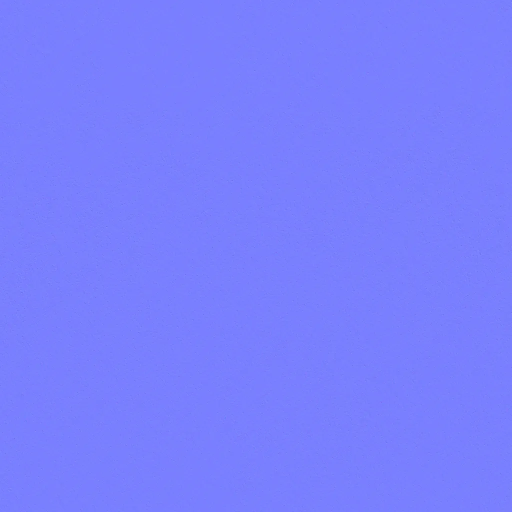
#> input picture assets/tex/leather_white_nor_gl.webp, 1024 x 1024 px (shown at 1/2 size); its folder holds 7 pictures in this run
$ python glove_tex.py
#> lines starting #> are read from the running program, lines starting #| are printed output that depends on the picture; after the words box and inside, x2 and y2 are one past the last pixel; in counts of white or black regions, pixels touching at a corner belong together
#!/usr/bin/env python3
"""The glove's textures: leather from the CC0 tile, panels, double stitching, piping, strap and trim drawn into a height field.
Outputs assets/people/glove_{d,n,r}.webp. glove_d's alpha says where the corner colour applies: 1 on leather, 0 on trim and strap.
UV follows gfx/people/glove.js: u round from the thumb side (0), palm .25, far side .5, back of the hand .75; v = .78*(x+.098)/.249; thumb v .80..1."""
import os
import numpy as np
from PIL import Image,ImageFilter
HERE=os.path.dirname(os.path.abspath(__file__));SITE=os.path.dirname(os.path.dirname(HERE));TEX=os.path.join(SITE,'assets','tex');OUT=os.path.join(SITE,'assets','people')
W=H=1400
v,u=np.meshgrid((np.arange(H)+.5)/H,(np.arange(W)+.5)/W,indexing='ij')
def load(n): return np.asarray(Image.open(os.path.join(TEX,n)).convert('RGB'),dtype=np.float32)/255
def tile(a,rx,ry):
    h,w=a.shape[:2];yy=(np.arange(H)*ry*h/H).astype(int)%h;xx=(np.arange(W)*rx*w/W).astype(int)%w;return a[yy][:,xx]
def h2n(Hg,s):
    gy,gx=np.gradient(Hg);n=np.dstack([-gx*s,-gy*s,np.ones_like(Hg)]);return n/np.linalg.norm(n,axis=2,keepdims=True)
def rnm(a,b):
    t=a+np.array([0,0,1.]);u_=b*np.array([-1,-1,1.]);r=t*(t*u_).sum(2,keepdims=True)/t[...,2:3]-u_;return r/np.linalg.norm(r,axis=2,keepdims=True)
gauss=lambda x,s:np.exp(-(x/s)**2)
vx=lambda x:.78*(x+.098)/.249                  # v of a position along the spine
Lu=.36;Lv=.249/.78                             # metres per unit of u (mitt girth) and of v
lw=load('leather_white_nor_gl.webp')*2-1;ld=load('leather_white_diff.webp').mean(2);lr=load('leather_white_rough.webp').mean(2)
#> call 2 of load, with n = 'leather_white_diff.webp'
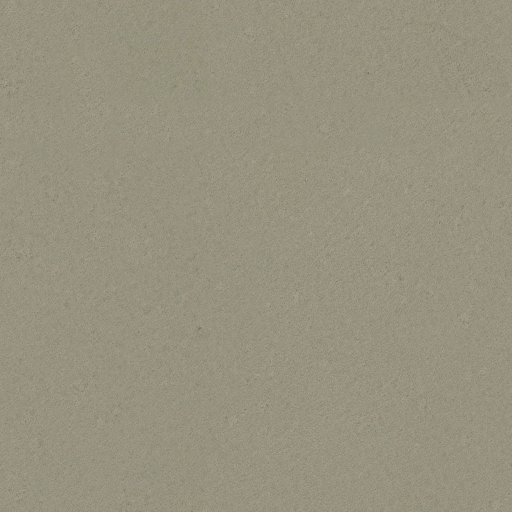
#> input picture assets/tex/leather_white_diff.webp, 1024 x 1024 px (shown at 1/2 size)
#> call 3 of load, with n = 'leather_white_rough.webp'
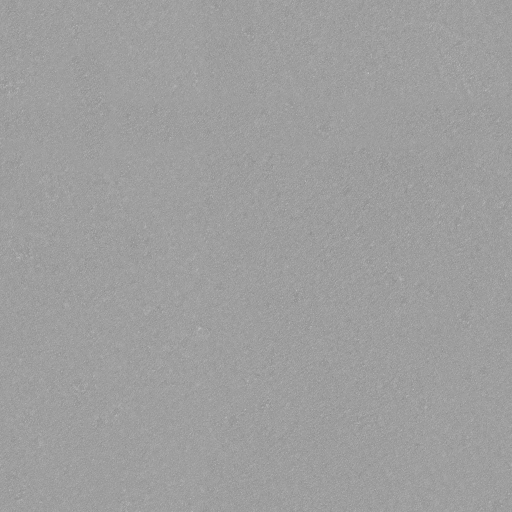
#> input picture assets/tex/leather_white_rough.webp, 1024 x 1024 px (shown at 1/2 size)
rx,ry=Lu/.11,Lv/.11                            # one tile about 11 cm of leather
gN=tile(lw,rx,ry);gD=tile(ld[...,None],rx,ry)[...,0];gR=tile(lr[...,None],rx,ry)[...,0]
mitt=v<.79;thumb=v>=.795
Hg=np.zeros((H,W));dark=np.zeros((H,W));thread=np.zeros((H,W));trim=np.zeros((H,W));strapM=np.zeros((H,W),bool)
def cyc(a,b): d=np.abs(a-b);return np.minimum(d,1-d)
def useam(c,vlo,vhi,depth=1.,pipe=False,stitch=True):
    """a seam running along the spine at u=c"""
    d=cyc(u,c)*Lu;on=((v>vlo)&(v<vhi)).astype(np.float32)
    # the puff fades out where the seam ends, or its edge would draw a ring round the mitt
    sm=lambda a,b,x:(lambda s:s*s*(3-2*s))(np.clip((x-a)/(b-a),0,1));fade=sm(vlo-.002,vlo+.012,v)*(1-sm(vhi-.05,vhi+.002,v))
    Hg[:]+=-gauss(d,.0016)*on*depth;dark[:]=np.maximum(dark,gauss(d,.0014)*on)
    Hg[:]+=(1-np.exp(-(d/.016)**2))*fade*.9      # the panels either side puff up away from it
    if pipe:
        p=gauss(d-.0003,.0011)*on;trim[:]=np.maximum(trim,p*.8);Hg[:]+=p*.8
    if stitch:
        for off in (.0042,):
            s=gauss(d-off,.00085)*on*(np.sin(v*Lv*2*np.pi/.0062)>-.25);thread[:]=np.maximum(thread,s)
def vseam(x,depth=1.,stitch=True,off=(.0042,)):
    """a seam running round the glove at spine position x"""
    d=np.abs(v-vx(x))*Lv;on=mitt.astype(np.float32)
    Hg[:]+=-gauss(d,.0014)*on*depth;dark[:]=np.maximum(dark,gauss(d,.0012)*on)
    if stitch:
        for o in off:
            d2=np.abs(v-vx(x)-o/Lv)*Lv;s=gauss(d2,.00085)*on*(np.sin(u*Lu*2*np.pi/.0062)>-.25);thread[:]=np.maximum(thread,s)
# panels over the back of the hand: a centre panel with piping, two side panels; a palm panel with its own seams
vtop=vx(.122);vbase=vx(-.012)
useam(.75-.082,vbase,vtop,1.,pipe=True);useam(.75+.082,vbase,vtop,1.,pipe=True)
useam(.075,vbase,vtop,.8);useam(.425,vbase,vtop,.8)
# the cuff: seam where it meets the mitt, a white band, the strap, a hem
vseam(-.012,1.2,True,(-.0042,.0042))
sv0,sv1=vx(-.072),vx(-.024);strapM[(v>sv0)&(v<sv1)]=True
Hg+=np.where(strapM,1.3,0)
Hg+=(np.random.default_rng(3).random((H,W))-.5)*.12*strapM     # hook and loop
edge=np.minimum(np.abs(v-sv0),np.abs(v-sv1))*Lv
trim=np.maximum(trim,gauss(edge,.0016)*(v<.79));thread=np.maximum(thread,gauss(edge-.0038,.0008)*(np.sin(u*Lu*2*np.pi/.006)>-.2)*strapM)
tab=(cyc(u,.75)*Lu<.034)&strapM                                   # the strap's pull tab, on the back of the wrist
Hg+=tab*.9;tabe=np.abs(cyc(u,.75)*Lu-.034);thread=np.maximum(thread,gauss(tabe-.002,.0008)*strapM*(np.sin(v*Lv*2*np.pi/.006)>-.2))
band=(v>vx(-.094))&(v<vx(-.083))                                  # a white band near the hem
trim=np.maximum(trim,band.astype(np.float32));Hg+=band*.35
hem=np.exp(-(v/.008)**2);Hg-=hem*.9;dark=np.maximum(dark,hem*.6)
# soft dome across the whole hand part, so highlights roll over the knuckles
# wrinkles at the wrist where the leather bends
rng=np.random.default_rng(11);wr=np.zeros((H,W))
for k in range(16):
    c=rng.uniform(vx(-.006),vx(.024));w=rng.uniform(.0016,.0035)/Lv;a=rng.uniform(.3,1.);p=rng.uniform(0,6.28);wr+=a*np.exp(-((v-c-.006*np.sin(u*12+p))/w)**2)*(.5+.5*np.sin(u*6.28*rng.integers(1,3)+p))
Hg-=wr*.35
# thumb: a seam along its outer side, a seam where it joins, darker at the root
tu=cyc(u,.0);d=tu*.13
tv=(v-.80)/.20
Hg=np.where(thumb,0,Hg);dark=np.where(thumb,0,dark);thread=np.where(thumb,0,thread);trim=np.where(thumb,0,trim)
sd=cyc(u,.75)*.13;Hg+=thumb*(-gauss(sd,.0014)+(1-np.exp(-(sd/.012)**2))*.6);dark=np.maximum(dark,thumb*gauss(sd,.0012));thread=np.maximum(thread,thumb*gauss(sd-.0038,.0008)*(np.sin(v*.07*2*np.pi/.0062*3)>-.2))
root=thumb*np.exp(-(tv/.12)**2);dark=np.maximum(dark,root*.8)
# normal
def blur(a):
    k=np.array([1,4,6,4,1],np.float32)/16;o=sum(np.roll(a,i-2,1)*k[i] for i in range(5));return sum(np.roll(o,i-2,0)*k[i] for i in range(5))
nmap=h2n(blur(Hg),3.2)
Ngrain=gN.copy();Ngrain[...,:2]*=.8;Ngrain/=np.linalg.norm(Ngrain,axis=2,keepdims=True)
Nf=rnm(Ngrain,nmap)
#> in rnm, `t = a + np.array([0, 0, 1.0])`:
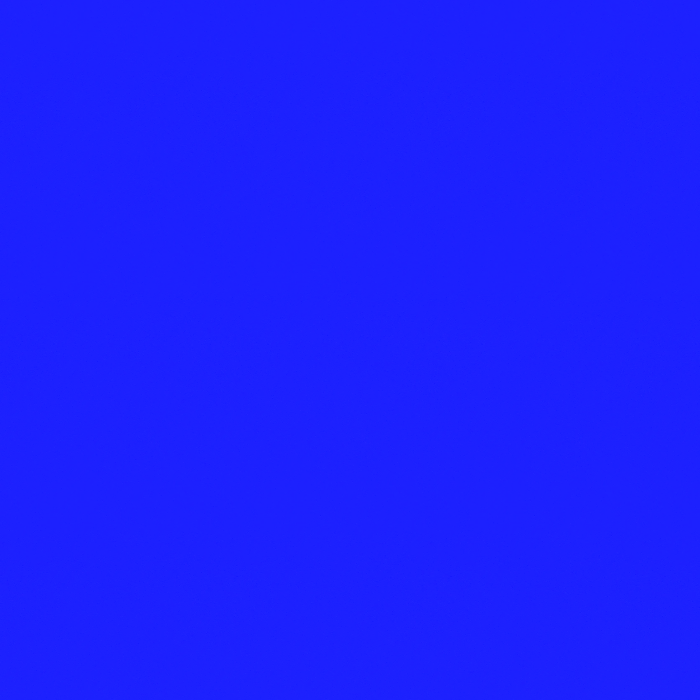
#> t: shape (1400, 1400, 3) float64 (shown at 1/2 size); mean R, G, B -0.0402, -0.00258, 2; drawn with min black and max white
# albedo: near white leather so the corner colour rules; alpha 1 where it applies
A=np.clip(.86+(gD-gD.mean())*.5,.6,1)
alb=np.dstack([A,A,A])
alb*=(1-dark*.72)[...,None]
tint=np.ones((H,W),np.float32)
strapC=np.array([.035,.035,.04]);alb[strapM]=strapC*(1+(gD[strapM,None]-gD.mean())*.8)
tint[strapM]=0
tr=np.clip(trim,0,1)[...,None];alb=alb*(1-tr)+np.array([.86,.85,.82])*tr;tint=tint*(1-tr[...,0])
th=np.clip(thread,0,1)[...,None];alb=alb*(1-th)+np.array([.9,.89,.84])*th;tint=tint*(1-th[...,0])
tab2=(tab&(np.abs(v-(sv0+sv1)/2)<.013))
alb[tab2]=np.array([.82,.81,.78]);tint[tab2]=0
# roughness: broken-in leather, satin rather than glossy; matte on the strap and thread
R=np.clip(.40+(gR-gR.mean())*.55+dark*.25,.2,1);R=np.where(strapM,.85,R);R=R*(1-th[...,0])+.7*th[...,0];R=R*(1-tr[...,0]*.5)+.42*tr[...,0]*.5
#> after `R = np.where(strapM, 0.85, R)`:
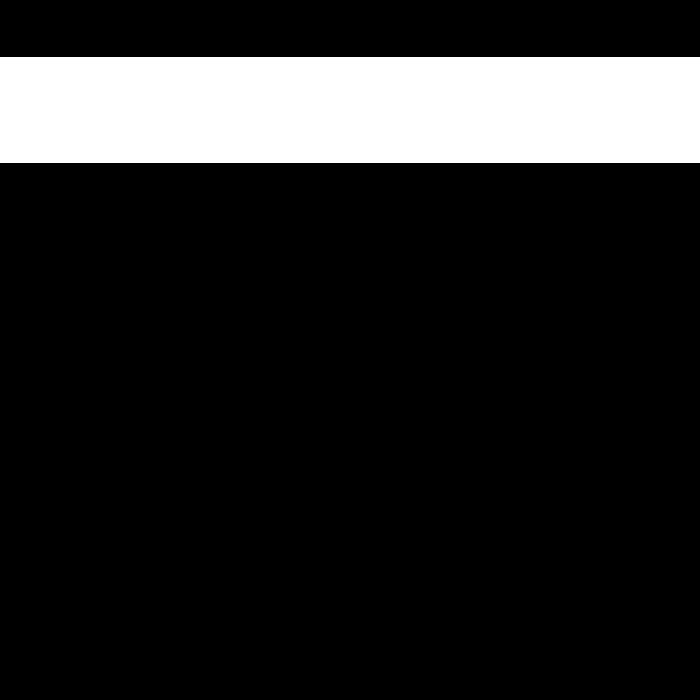
#> strapM: shape (1400, 1400) bool (shown at 1/2 size); 15.1% white; 1 white region, box (x1, y1, x2, y2) and area: (0, 114, 1400, 325) 295400
#> after `R = R * (1 - th[..., 0]) + 0.7 * th[..., 0]`:
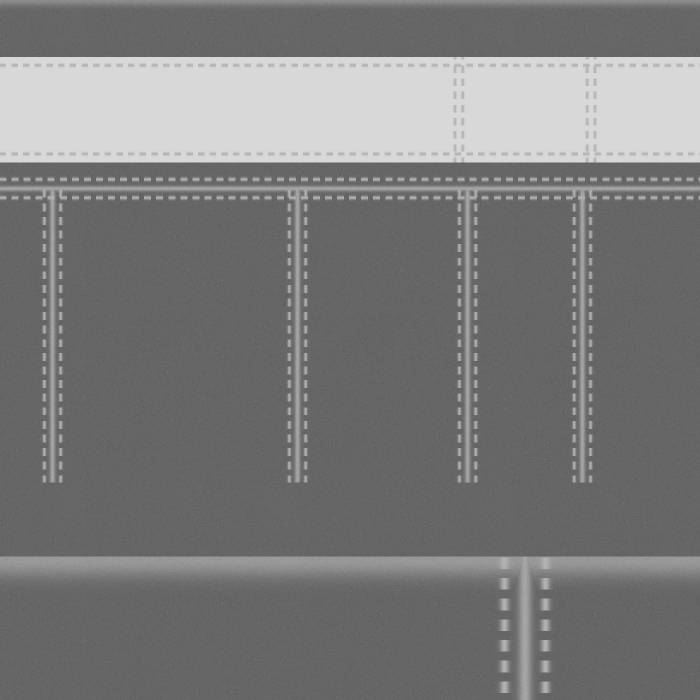
#> R: shape (1400, 1400) float64 (shown at 1/2 size); min 0.33, max 0.85, mean 0.483
def save(a,n,q,alpha=None):
    a8=(np.clip(a,0,1)*255).astype(np.uint8)
    if alpha is not None: a8=np.dstack([a8,(np.clip(alpha,0,1)*255).astype(np.uint8)])
    Image.fromarray(a8,'RGBA' if alpha is not None else 'RGB').save(os.path.join(OUT,n),'WEBP',quality=q,method=6,alpha_quality=90);print(n,os.path.getsize(os.path.join(OUT,n))//1024,'KB')
save(alb,'glove_d.webp',88,tint);save(Nf*.5+.5,'glove_n.webp',90);save(np.dstack([R]*3),'glove_r.webp',84)
#> in save, `if alpha is not None: a8=np.dstack([a8,(np.clip(alpha,0,1)*255).astype..`:
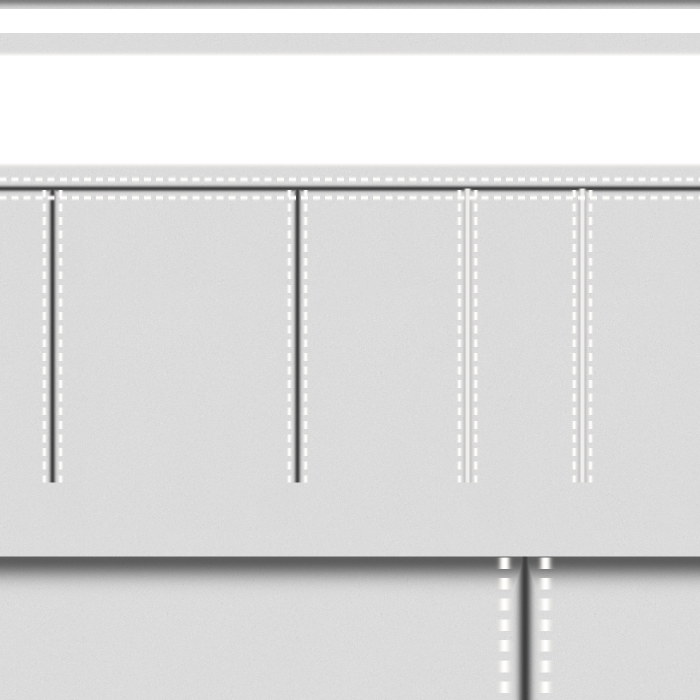
#> a8: shape (1400, 1400, 4) (shown at 1/2 size); mean of channels 0, 1, 2, 3 184.8, 184.6, 184, 200.2; transparent parts drawn white
#> in save, `if alpha is not None: a8=np.dstack([a8,(np.clip(alpha,0,1)*255).astype..`:
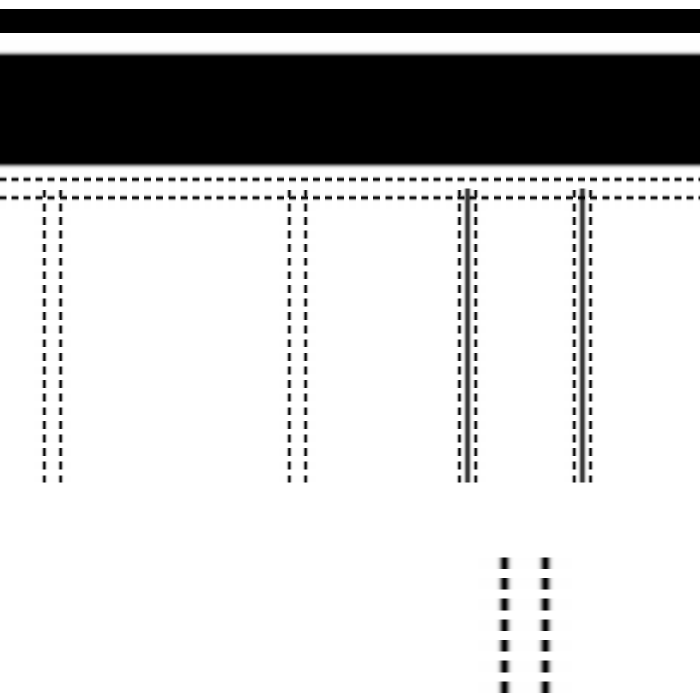
#> alpha: shape (1400, 1400) float64 (shown at 1/2 size); min 0, max 1, mean 0.786
#| glove_d.webp 161 KB
#| glove_n.webp 57 KB
#| glove_r.webp 116 KB
